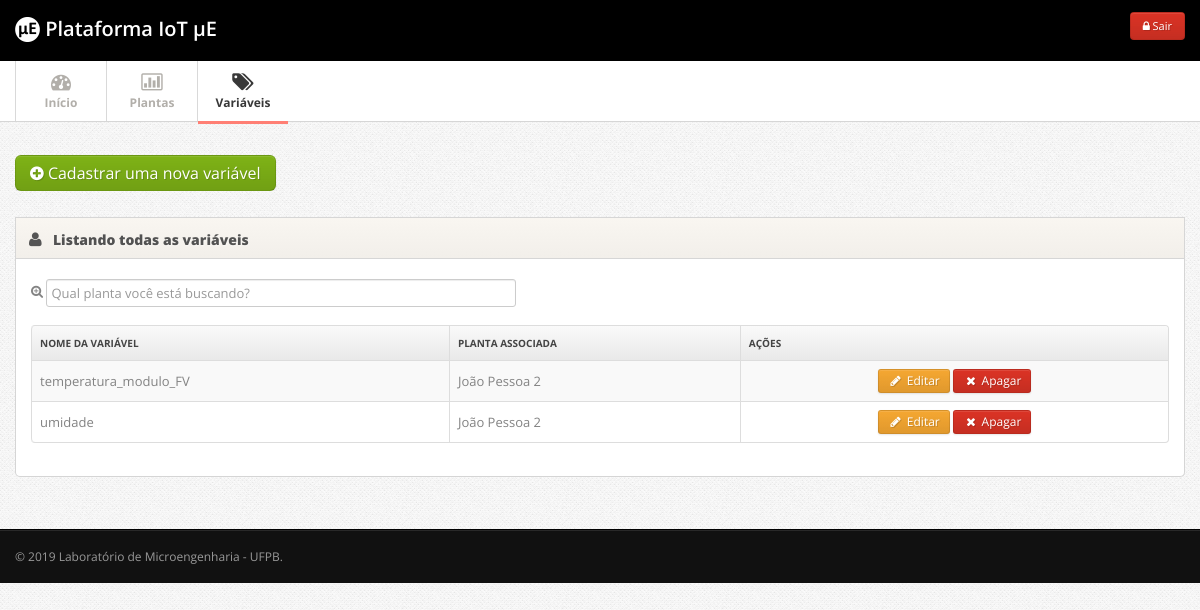
The page /colaborador/index.php?p=variaveis_gerenciar (signed in) on the database as committed earlier.
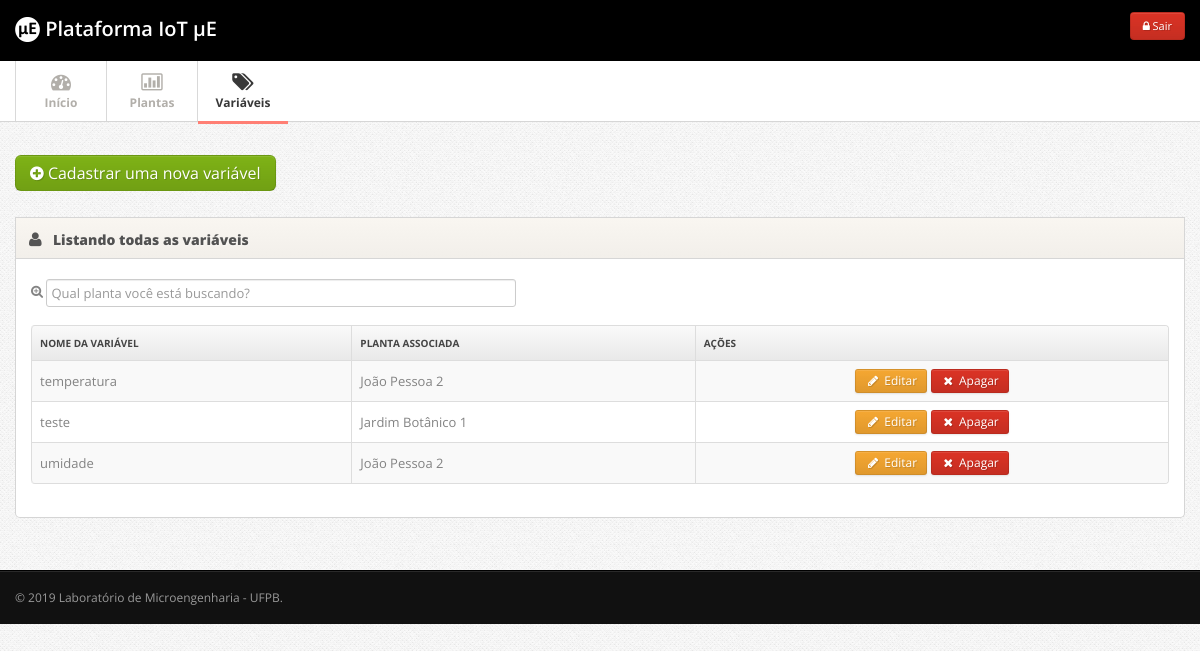
The same page on the database as committed later.
### tables this page shows
CREATE TABLE IF NOT EXISTS `variaveis` (
  `id` int(11) NOT NULL AUTO_INCREMENT,
  `nome` varchar(200) NOT NULL,
  `descricao` text NOT NULL,
  `unidade` varchar(50) NOT NULL,
  `id_planta` int(11) NOT NULL,
  PRIMARY KEY (`id`),
  KEY `fk_planta` (`id_planta`)
);

CREATE TABLE IF NOT EXISTS `plantas` (
  `id` int(11) NOT NULL AUTO_INCREMENT,
  `nome` varchar(200) NOT NULL,
  `localizacao` varchar(200) NOT NULL,
  `inicio_operacao` varchar(50) NOT NULL,
  `responsavel` varchar(200) NOT NULL,
  `imagem` varchar(200) NOT NULL,
  `codigo_google_maps` text NOT NULL,
  PRIMARY KEY (`id`)
);

### colaborador/variaveis_gerenciar.php (the view, shortened to what this page needs)
<?php
$idUsuario = $_SESSION['usuarioId'];
?>
<?php
if(isset($_GET['acao'])){
	$acao = $_GET['acao'];
} else{
	$acao = 'gerenciar';
}
if($acao == 'gerenciar'){
?>
	      <div class="row">
	      	<div class="span12">
            <div class="widget">
              <a href="javascript:void();" onclick="location.href='index.php?p=variaveis_cadastrar';" class="btn btn-large btn-success btn-support-ask"><i class="icon-plus-sign"></i> Cadastrar uma nova variável</a>
            </div>
	      		<div class="widget">
					<div class="widget-header">
						<i class="icon-user"></i>
						<h3>Listando todas as variáveis</h3>
					</div>
					<div class="widget-content">
            <div id="tabela_busca" class="form-horizontal">
            <fieldset>
            <div class="control-group">
              <i class="icon-zoom-in"></i> <input class="span5 m-wrap" id="appendedInputButton" type="text" placeholder="Qual planta você está buscando?">
            </div>
            </fieldset>
            </div>
            <table class="table table-striped table-bordered" id="tabela">
              <thead>
                <tr>
                  <th> Nome da variável </th>
                  <th> Planta associada</th>
                  <th class="td-actions"> Ações </th>
                </tr>
              </thead>
              <tbody>
              <?php
              $result_usuarios = "SELECT variaveis.id, variaveis.nome, variaveis.descricao, variaveis.unidade, variaveis.id_planta FROM variaveis INNER JOIN acesso_plantas_usuarios ON variaveis.id_planta=acesso_plantas_usuarios.id_planta WHERE acesso_plantas_usuarios.id_usuario=$idUsuario ORDER BY variaveis.nome ASC";
          		$resultado_usuarios = mysqli_query($conn, $result_usuarios);
              while($resultado = mysqli_fetch_array($resultado_usuarios)){
          		if(isset($resultado)){
                $id = $resultado['id'];
                $nome = $resultado['nome'];
                $id_planta = $resultado['id_planta'];
                  $query_planta = "SELECT * FROM plantas WHERE id = '$id_planta'";
                  $executa_planta = mysqli_query($conn, $query_planta);
                  $resultados_planta = mysqli_fetch_assoc($executa_planta);
                  $nome_planta = $resultados_planta['nome'];
              }
              ?>
              <tr>
                <td><?php echo $nome; ?></td>
                <td><?php echo $nome_planta; ?></td>
                <td class="td-actions">
                <center>
									<a href="index.php?p=variaveis_gerenciar&acao=editar&id=<?php echo $id; ?>" class="btn btn-warning btn-small"><i class="btn-icon-only icon-pencil"> </i> Editar</a>
                  <a href="index.php?p=variaveis_gerenciar&acao=apagar&id=<?php echo $id; ?>" class="btn btn-danger btn-small"><i class="btn-icon-only icon-remove"> </i> Apagar</a>
                </center>
                </td>
              </tr>
							<?php
              }
              ?>
              </tbody>
            </table>
					</div>
				</div>
		    </div>
	      </div>
<?php
}
?>

Rows that differ between the two databases and show on the page:
changed variaveis: nome "temperatura_modulo_FV" → "temperatura"
now on this page (row unchanged): variaveis: nome "teste", id_planta.nome "Jardim Botânico 1"
